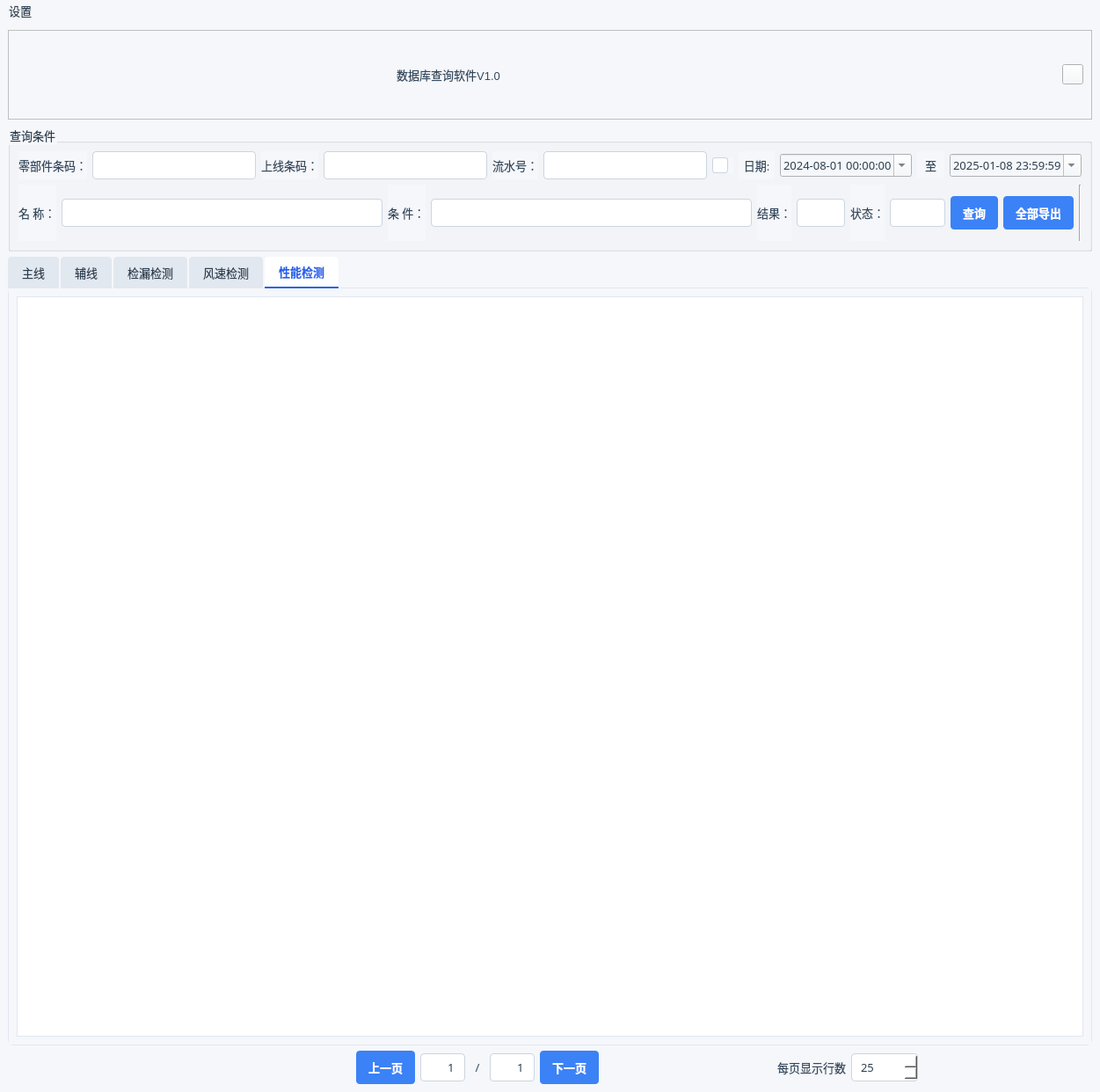
<?xml version="1.0" encoding="UTF-8"?>
<ui version="4.0">
 <class>MainWindow</class>
 <widget class="QMainWindow" name="MainWindow">
  <property name="geometry">
   <rect>
    <x>0</x>
    <y>0</y>
    <width>1251</width>
    <height>1242</height>
   </rect>
  </property>
  <property name="windowTitle">
   <string>MainWindow</string>
  </property>
  <property name="styleSheet">
   <string notr="true">/* -------------------------- 全局基础样式 -------------------------- */
QWidget {
    font-family: &quot;Microsoft YaHei&quot;;
    font-size: 13px;
    color: #2c3e50;
    background-color: #f5f7fa;
}

/* -------------------------- 标题栏 -------------------------- */
QFrame#frame_title {
    background-color: #d1e3f8;
    border-radius: 6px;
}

QLabel#label_title {
    font-size: 16px;
    font-weight: bold;
    color: #2d3748;
}

/* -------------------------- 标签文字 -------------------------- */
QLabel {
    color: #34495e;
}

/* -------------------------- 输入框 / 日期框 / 时间框 -------------------------- */
QLineEdit,
QDateEdit,
QTimeEdit,
QSpinBox {
    background-color: #ffffff;
    border: 1px solid #cbd5e1;
    border-radius: 4px;
    padding: 4px 8px;
    min-height: 22px;
}

QLineEdit:focus,
QDateEdit:focus,
QTimeEdit:focus {
    border: 1px solid #3b82f6;
    background-color: #eff6ff;
}

/* -------------------------- 下拉框 -------------------------- */
QComboBox {
    background-color: #ffffff;
    border: 1px solid #cbd5e1;
    border-radius: 4px;
    padding: 4px 8px;
    min-height: 22px;
}

QComboBox::drop-down {
    border: none;
}

QComboBox::down-arrow {
    image: url(:/icons/arrow_down);
    width: 10px;
    height: 10px;
}

QComboBox QAbstractItemView {
    background-color: #ffffff;
    border: 1px solid #cbd5e1;
    selection-background-color: #3b82f6;
    selection-color: #ffffff;
}

/* -------------------------- 复选框 -------------------------- */
QCheckBox {
    spacing: 6px;
}

QCheckBox::indicator {
    width: 16px;
    height: 16px;
    border: 1px solid #cbd5e1;
    border-radius: 3px;
    background-color: #ffffff;
}

QCheckBox::indicator:checked {
    background-color: #3b82f6;
    border-color: #3b82f6;
    image: url(:/icons/check);
}

/* -------------------------- 按钮（主按钮） -------------------------- */
QPushButton {
    background-color: #3b82f6;
    color: #ffffff;
    border: none;
    border-radius: 4px;
    padding: 6px 14px;
    min-height: 26px;
    font-weight: bold;
}

QPushButton:hover {
    background-color: #2563eb;
}

QPushButton:pressed {
    background-color: #1d4ed8;
}

/* -------------------------- 灰色按钮（辅助按钮） -------------------------- */
QPushButton#btn_gray {
    background-color: #64748b;
}

QPushButton#btn_gray:hover {
    background-color: #475569;
}

/* -------------------------- TabWidget 标签页 -------------------------- */
QTabWidget::pane {
    border: 1px solid #e2e8f0;
    background-color: #ffffff;
    border-radius: 6px;
    top: -1px;
}

QTabBar::tab {
    background-color: #e2e8f0;
    padding: 8px 16px;
    margin-right: 2px;
    border-top-left-radius: 4px;
    border-top-right-radius: 4px;
}

QTabBar::tab:selected {
    background-color: #ffffff;
    color: #2563eb;
    font-weight: bold;
    border-bottom: 2px solid #2563eb;
}

/* -------------------------- 表格 -------------------------- */
QTableView {
    background-color: #ffffff;
    border: 1px solid #e2e8f0;
    gridline-color: #f1f5f9;
    alternate-background-color: #f8fafc;
}

QTableView::item {
    padding: 4px;
}

QTableView::item:selected {
    background-color: #dbeafe;
    color: #1e3a8a;
}

QHeaderView::section {
    background-color: #f1f5f9;
    border: 1px solid #e2e8f0;
    padding: 6px;
    font-weight: bold;
    color: #334155;
}

/* --------------------------  滚动条 -------------------------- */
QScrollBar:vertical {
    width: 12px;
    background-color: #f8fafc;
    margin: 6px 2px 6px 2px;  /* 关键：上下左右留白，不贴边界 */
    border-radius: 6px;
}

QScrollBar::handle:vertical {
    background-color: #94a3b8;
    border-radius: 4px;
    min-height: 30px;        /* 防止滑块太扁 */
    margin: 0px 3px 0px 3px; /* 左右内边距，不贴边 */
}

QScrollBar::add-line:vertical,
QScrollBar::sub-line:vertical {
    height: 0px;
    border: none;
}

QScrollBar::handle:vertical:hover {
    background-color: #64748b;
}

/* 水平滚动条（可选，自动统一） */
QScrollBar:horizontal {
    height: 12px;
    background-color: #f8fafc;
    margin: 2px 6px 2px 6px;
    border-radius: 6px;
}

QScrollBar::handle:horizontal {
    background-color: #94a3b8;
    border-radius: 4px;
    min-width: 30px;
    margin: 3px 0px 3px 0px;
}

QScrollBar::add-line:horizontal,
QScrollBar::sub-line:horizontal {
    width: 0px;
    border: none;
}</string>
  </property>
  <widget class="QWidget" name="centralwidget">
   <layout class="QGridLayout" name="gridLayout">
    <item row="4" column="0">
     <layout class="QVBoxLayout" name="verticalLayout" stretch="0,1,0,0,0">
      <item>
       <widget class="QFrame" name="frame">
        <property name="maximumSize">
         <size>
          <width>16777215</width>
          <height>102</height>
         </size>
        </property>
        <property name="frameShape">
         <enum>QFrame::StyledPanel</enum>
        </property>
        <property name="frameShadow">
         <enum>QFrame::Raised</enum>
        </property>
        <layout class="QGridLayout" name="gridLayout_4">
         <item row="5" column="8">
          <spacer name="horizontalSpacer_6">
           <property name="orientation">
            <enum>Qt::Horizontal</enum>
           </property>
           <property name="sizeHint" stdset="0">
            <size>
             <width>30</width>
             <height>20</height>
            </size>
           </property>
          </spacer>
         </item>
         <item row="5" column="11">
          <widget class="QToolButton" name="USER">
           <property name="text">
            <string/>
           </property>
           <property name="icon">
            <iconset resource="Resource.qrc">
             <normaloff>:/new/prefix1/image/user.svg</normaloff>:/new/prefix1/image/user.svg</iconset>
           </property>
           <property name="toolButtonStyle">
            <enum>Qt::ToolButtonTextUnderIcon</enum>
           </property>
           <property name="autoRaise">
            <bool>false</bool>
           </property>
          </widget>
         </item>
         <item row="5" column="3">
          <spacer name="horizontalSpacer_3">
           <property name="orientation">
            <enum>Qt::Horizontal</enum>
           </property>
           <property name="sizeHint" stdset="0">
            <size>
             <width>40</width>
             <height>20</height>
            </size>
           </property>
          </spacer>
         </item>
         <item row="5" column="0">
          <widget class="QLabel" name="label_10">
           <property name="minimumSize">
            <size>
             <width>0</width>
             <height>91</height>
            </size>
           </property>
           <property name="maximumSize">
            <size>
             <width>260</width>
             <height>270</height>
            </size>
           </property>
           <property name="styleSheet">
            <string notr="true">padding:0px;
width:30px;
hight:30px;</string>
           </property>
           <property name="text">
            <string/>
           </property>
           <property name="pixmap">
            <pixmap resource="Resource.qrc">:/new/prefix1/image/PINSEN.png</pixmap>
           </property>
          </widget>
         </item>
         <item row="5" column="10">
          <spacer name="horizontalSpacer_2">
           <property name="orientation">
            <enum>Qt::Horizontal</enum>
           </property>
           <property name="sizeHint" stdset="0">
            <size>
             <width>40</width>
             <height>20</height>
            </size>
           </property>
          </spacer>
         </item>
         <item row="5" column="1">
          <spacer name="horizontalSpacer_7">
           <property name="orientation">
            <enum>Qt::Horizontal</enum>
           </property>
           <property name="sizeHint" stdset="0">
            <size>
             <width>40</width>
             <height>20</height>
            </size>
           </property>
          </spacer>
         </item>
         <item row="5" column="7">
          <spacer name="horizontalSpacer_4">
           <property name="orientation">
            <enum>Qt::Horizontal</enum>
           </property>
           <property name="sizeHint" stdset="0">
            <size>
             <width>40</width>
             <height>20</height>
            </size>
           </property>
          </spacer>
         </item>
         <item row="5" column="5">
          <widget class="QWidget" name="widget" native="true"/>
         </item>
         <item row="5" column="4">
          <widget class="QLabel" name="label">
           <property name="maximumSize">
            <size>
             <width>16777215</width>
             <height>50</height>
            </size>
           </property>
           <property name="font">
            <font>
             <family>Arial</family>
             <pointsize>30</pointsize>
             <weight>50</weight>
             <italic>false</italic>
             <bold>false</bold>
            </font>
           </property>
           <property name="styleSheet">
            <string notr="true">
font: 30pt &quot;Arial&quot;;
</string>
           </property>
           <property name="text">
            <string>数据库查询软件V1.0</string>
           </property>
           <property name="alignment">
            <set>Qt::AlignCenter</set>
           </property>
          </widget>
         </item>
        </layout>
       </widget>
      </item>
      <item>
       <widget class="QGroupBox" name="groupBox">
        <property name="maximumSize">
         <size>
          <width>16777215</width>
          <height>144</height>
         </size>
        </property>
        <property name="styleSheet">
         <string notr="true"/>
        </property>
        <property name="title">
         <string>查询条件</string>
        </property>
        <layout class="QGridLayout" name="gridLayout_3">
         <item row="2" column="0">
          <layout class="QVBoxLayout" name="verticalLayout_2">
           <item>
            <layout class="QHBoxLayout" name="horizontalLayout_2">
             <item>
              <layout class="QHBoxLayout" name="horizontalLayout_9">
               <item>
                <widget class="QLabel" name="label_2">
                 <property name="font">
                  <font>
                   <family>Microsoft YaHei</family>
                   <pointsize>-1</pointsize>
                  </font>
                 </property>
                 <property name="text">
                  <string>零部件条码：</string>
                 </property>
                </widget>
               </item>
               <item>
                <widget class="QLineEdit" name="lineEdit_ComCode">
                 <property name="font">
                  <font>
                   <family>Microsoft YaHei</family>
                   <pointsize>-1</pointsize>
                  </font>
                 </property>
                </widget>
               </item>
               <item>
                <layout class="QHBoxLayout" name="horizontalLayout_10"/>
               </item>
               <item>
                <widget class="QLabel" name="label_3">
                 <property name="font">
                  <font>
                   <family>Microsoft YaHei</family>
                   <pointsize>-1</pointsize>
                  </font>
                 </property>
                 <property name="text">
                  <string>上线条码：</string>
                 </property>
                </widget>
               </item>
               <item>
                <widget class="QLineEdit" name="lineEdit_OnlineCode">
                 <property name="font">
                  <font>
                   <family>Microsoft YaHei</family>
                   <pointsize>-1</pointsize>
                  </font>
                 </property>
                </widget>
               </item>
               <item>
                <layout class="QHBoxLayout" name="horizontalLayout_11"/>
               </item>
               <item>
                <widget class="QLabel" name="label_5">
                 <property name="font">
                  <font>
                   <family>Microsoft YaHei</family>
                   <pointsize>-1</pointsize>
                  </font>
                 </property>
                 <property name="text">
                  <string>流水号：</string>
                 </property>
                </widget>
               </item>
               <item>
                <widget class="QLineEdit" name="lineEdit_SerialN">
                 <property name="font">
                  <font>
                   <family>Microsoft YaHei</family>
                   <pointsize>-1</pointsize>
                  </font>
                 </property>
                </widget>
               </item>
               <item>
                <layout class="QHBoxLayout" name="horizontalLayout">
                 <item>
                  <layout class="QHBoxLayout" name="horizontalLayout_12"/>
                 </item>
                 <item>
                  <widget class="QCheckBox" name="ChB_date">
                   <property name="text">
                    <string/>
                   </property>
                  </widget>
                 </item>
                 <item>
                  <widget class="QLabel" name="led_sql_4">
                   <property name="minimumSize">
                    <size>
                     <width>41</width>
                     <height>0</height>
                    </size>
                   </property>
                   <property name="maximumSize">
                    <size>
                     <width>41</width>
                     <height>16777215</height>
                    </size>
                   </property>
                   <property name="font">
                    <font>
                     <family>Microsoft YaHei</family>
                     <pointsize>-1</pointsize>
                     <weight>50</weight>
                     <bold>false</bold>
                    </font>
                   </property>
                   <property name="styleSheet">
                    <string notr="true">padding:=10px;</string>
                   </property>
                   <property name="frameShape">
                    <enum>QFrame::NoFrame</enum>
                   </property>
                   <property name="text">
                    <string>日期:</string>
                   </property>
                   <property name="textFormat">
                    <enum>Qt::AutoText</enum>
                   </property>
                   <property name="alignment">
                    <set>Qt::AlignCenter</set>
                   </property>
                   <property name="margin">
                    <number>-5</number>
                   </property>
                  </widget>
                 </item>
                 <item>
                  <widget class="QDateTimeEdit" name="dateEdit_Begin">
                   <property name="font">
                    <font>
                     <family>Microsoft YaHei</family>
                     <pointsize>-1</pointsize>
                    </font>
                   </property>
                   <property name="date">
                    <date>
                     <year>2024</year>
                     <month>8</month>
                     <day>1</day>
                    </date>
                   </property>
                   <property name="displayFormat">
                    <string>yyyy-MM-dd HH:mm:ss</string>
                   </property>
                   <property name="calendarPopup">
                    <bool>true</bool>
                   </property>
                  </widget>
                 </item>
                 <item>
                  <widget class="QLabel" name="led_sql_2">
                   <property name="minimumSize">
                    <size>
                     <width>31</width>
                     <height>31</height>
                    </size>
                   </property>
                   <property name="maximumSize">
                    <size>
                     <width>31</width>
                     <height>31</height>
                    </size>
                   </property>
                   <property name="font">
                    <font>
                     <family>Microsoft YaHei</family>
                     <pointsize>-1</pointsize>
                     <weight>50</weight>
                     <bold>false</bold>
                    </font>
                   </property>
                   <property name="frameShape">
                    <enum>QFrame::NoFrame</enum>
                   </property>
                   <property name="text">
                    <string>至</string>
                   </property>
                   <property name="textFormat">
                    <enum>Qt::AutoText</enum>
                   </property>
                   <property name="alignment">
                    <set>Qt::AlignCenter</set>
                   </property>
                  </widget>
                 </item>
                 <item>
                  <widget class="QDateTimeEdit" name="dateEdit_End">
                   <property name="font">
                    <font>
                     <family>Microsoft YaHei</family>
                     <pointsize>-1</pointsize>
                    </font>
                   </property>
                   <property name="date">
                    <date>
                     <year>2025</year>
                     <month>1</month>
                     <day>8</day>
                    </date>
                   </property>
                   <property name="time">
                    <time>
                     <hour>23</hour>
                     <minute>59</minute>
                     <second>59</second>
                    </time>
                   </property>
                   <property name="displayFormat">
                    <string>yyyy-MM-dd HH:mm:ss</string>
                   </property>
                   <property name="calendarPopup">
                    <bool>true</bool>
                   </property>
                  </widget>
                 </item>
                </layout>
               </item>
              </layout>
             </item>
            </layout>
           </item>
           <item>
            <layout class="QHBoxLayout" name="horizontalLayout_3">
             <item>
              <widget class="QLabel" name="label_6">
               <property name="font">
                <font>
                 <family>Microsoft YaHei</family>
                 <pointsize>-1</pointsize>
                </font>
               </property>
               <property name="text">
                <string>&lt;html&gt;&lt;head/&gt;&lt;body&gt;&lt;p align=&quot;justify&quot;&gt;名 称：&lt;/p&gt;&lt;/body&gt;&lt;/html&gt;</string>
               </property>
              </widget>
             </item>
             <item>
              <widget class="QLineEdit" name="lineEdit_Name">
               <property name="minimumSize">
                <size>
                 <width>0</width>
                 <height>32</height>
                </size>
               </property>
               <property name="maximumSize">
                <size>
                 <width>16777215</width>
                 <height>16777215</height>
                </size>
               </property>
               <property name="font">
                <font>
                 <family>Microsoft YaHei</family>
                 <pointsize>-1</pointsize>
                </font>
               </property>
              </widget>
             </item>
             <item>
              <widget class="QLabel" name="label_7">
               <property name="font">
                <font>
                 <family>Microsoft YaHei</family>
                 <pointsize>-1</pointsize>
                </font>
               </property>
               <property name="text">
                <string>&lt;html&gt;&lt;head/&gt;&lt;body&gt;&lt;p align=&quot;justify&quot;&gt;条 件：&lt;/p&gt;&lt;/body&gt;&lt;/html&gt;</string>
               </property>
              </widget>
             </item>
             <item>
              <widget class="QLineEdit" name="lineEdit_Condition">
               <property name="font">
                <font>
                 <family>Microsoft YaHei</family>
                 <pointsize>-1</pointsize>
                </font>
               </property>
               <property name="autoFillBackground">
                <bool>false</bool>
               </property>
              </widget>
             </item>
             <item>
              <widget class="QLabel" name="label_8">
               <property name="font">
                <font>
                 <family>Microsoft YaHei</family>
                 <pointsize>-1</pointsize>
                </font>
               </property>
               <property name="text">
                <string>结果：</string>
               </property>
              </widget>
             </item>
             <item>
              <widget class="QComboBox" name="comboBox_Result">
               <property name="font">
                <font>
                 <family>Microsoft YaHei</family>
                 <pointsize>-1</pointsize>
                </font>
               </property>
               <item>
                <property name="text">
                 <string/>
                </property>
               </item>
               <item>
                <property name="text">
                 <string>OK</string>
                </property>
               </item>
               <item>
                <property name="text">
                 <string>NG</string>
                </property>
               </item>
              </widget>
             </item>
             <item>
              <widget class="QLabel" name="label_9">
               <property name="font">
                <font>
                 <family>Microsoft YaHei</family>
                 <pointsize>-1</pointsize>
                </font>
               </property>
               <property name="text">
                <string>状态：</string>
               </property>
              </widget>
             </item>
             <item>
              <widget class="QComboBox" name="comboBox_Status">
               <property name="font">
                <font>
                 <family>Microsoft YaHei</family>
                 <pointsize>-1</pointsize>
                </font>
               </property>
               <item>
                <property name="text">
                 <string/>
                </property>
               </item>
               <item>
                <property name="text">
                 <string>正常</string>
                </property>
               </item>
               <item>
                <property name="text">
                 <string>返修</string>
                </property>
               </item>
              </widget>
             </item>
             <item>
              <widget class="QPushButton" name="Btn_Find">
               <property name="styleSheet">
                <string notr="true">board :100px;</string>
               </property>
               <property name="text">
                <string>查询</string>
               </property>
              </widget>
             </item>
             <item>
              <widget class="QPushButton" name="pushButton">
               <property name="font">
                <font>
                 <family>Microsoft YaHei</family>
                 <pointsize>-1</pointsize>
                 <weight>75</weight>
                 <bold>true</bold>
                </font>
               </property>
               <property name="text">
                <string>全部导出</string>
               </property>
              </widget>
             </item>
             <item>
              <widget class="QFrame" name="frame_6">
               <property name="styleSheet">
                <string notr="true"/>
               </property>
               <property name="frameShape">
                <enum>QFrame::VLine</enum>
               </property>
               <property name="frameShadow">
                <enum>QFrame::Sunken</enum>
               </property>
              </widget>
             </item>
            </layout>
           </item>
          </layout>
         </item>
        </layout>
       </widget>
      </item>
      <item>
       <widget class="QTabWidget" name="tabWidget">
        <property name="minimumSize">
         <size>
          <width>0</width>
          <height>840</height>
         </size>
        </property>
        <property name="font">
         <font>
          <family>Microsoft YaHei</family>
          <pointsize>-1</pointsize>
         </font>
        </property>
        <property name="styleSheet">
         <string notr="true"/>
        </property>
        <property name="currentIndex">
         <number>4</number>
        </property>
        <widget class="QWidget" name="tab">
         <attribute name="title">
          <string>主线</string>
         </attribute>
         <layout class="QGridLayout" name="gridLayout_5">
          <item row="0" column="0">
           <widget class="QTableView" name="tableView_Work"/>
          </item>
          <item row="1" column="0">
           <spacer name="horizontalSpacer_9">
            <property name="orientation">
             <enum>Qt::Horizontal</enum>
            </property>
            <property name="sizeHint" stdset="0">
             <size>
              <width>40</width>
              <height>20</height>
             </size>
            </property>
           </spacer>
          </item>
         </layout>
        </widget>
        <widget class="QWidget" name="tab_3">
         <attribute name="title">
          <string>辅线</string>
         </attribute>
         <layout class="QGridLayout" name="gridLayout_6">
          <item row="1" column="0">
           <layout class="QHBoxLayout" name="horizontalLayout_5">
            <item>
             <widget class="QTableView" name="tableView_SJ1"/>
            </item>
           </layout>
          </item>
         </layout>
        </widget>
        <widget class="QWidget" name="tab_4">
         <attribute name="title">
          <string>检漏检测</string>
         </attribute>
         <layout class="QGridLayout" name="gridLayout_7">
          <item row="1" column="0">
           <layout class="QHBoxLayout" name="horizontalLayout_6"/>
          </item>
          <item row="0" column="0">
           <widget class="QTableView" name="tableView_JL"/>
          </item>
         </layout>
        </widget>
        <widget class="QWidget" name="tab_5">
         <attribute name="title">
          <string>风速检测</string>
         </attribute>
         <layout class="QGridLayout" name="gridLayout_8">
          <item row="4" column="0">
           <layout class="QHBoxLayout" name="horizontalLayout_7"/>
          </item>
          <item row="1" column="0">
           <widget class="QTableView" name="tableView_FS2"/>
          </item>
          <item row="0" column="0">
           <widget class="QTableView" name="tableView_FS1"/>
          </item>
         </layout>
        </widget>
        <widget class="QWidget" name="tab_6">
         <attribute name="title">
          <string>性能检测</string>
         </attribute>
         <layout class="QGridLayout" name="gridLayout_9">
          <item row="0" column="0">
           <widget class="QTableView" name="tableView_DJ1"/>
          </item>
         </layout>
        </widget>
       </widget>
      </item>
      <item>
       <layout class="QHBoxLayout" name="horizontalLayout_24"/>
      </item>
      <item>
       <layout class="QHBoxLayout" name="horizontalLayout_8">
        <item>
         <spacer name="horizontalSpacer_5">
          <property name="orientation">
           <enum>Qt::Horizontal</enum>
          </property>
          <property name="sizeHint" stdset="0">
           <size>
            <width>40</width>
            <height>20</height>
           </size>
          </property>
         </spacer>
        </item>
        <item>
         <spacer name="horizontalSpacer_8">
          <property name="orientation">
           <enum>Qt::Horizontal</enum>
          </property>
          <property name="sizeHint" stdset="0">
           <size>
            <width>40</width>
            <height>20</height>
           </size>
          </property>
         </spacer>
        </item>
        <item>
         <widget class="QPushButton" name="Btn_PageUp">
          <property name="minimumSize">
           <size>
            <width>0</width>
            <height>38</height>
           </size>
          </property>
           <property name="maximumSize">
            <size>
             <width>16777215</width>
             <height>16777215</height>
            </size>
           </property>
           <property name="font">
            <font>
             <family>Microsoft YaHei</family>
             <pointsize>-1</pointsize>
             <weight>75</weight>
             <bold>true</bold>
             <underline>false</underline>
            </font>
           </property>
           <property name="text">
            <string>上一页</string>
           </property>
           <property name="icon">
            <iconset>
             <normaloff>:/Pictrue/last.png</normaloff>:/Pictrue/last.png</iconset>
           </property>
           <property name="autoDefault">
            <bool>false</bool>
           </property>
           <property name="default">
            <bool>false</bool>
           </property>
           <property name="flat">
            <bool>false</bool>
           </property>
          </widget>
         </item>
         <item>
          <widget class="QSpinBox" name="CurPage">
           <property name="enabled">
            <bool>false</bool>
           </property>
           <property name="minimumSize">
            <size>
             <width>0</width>
             <height>32</height>
            </size>
           </property>
           <property name="maximumSize">
            <size>
             <width>51</width>
             <height>16777215</height>
            </size>
          </property>
          <property name="font">
           <font>
            <family>Microsoft YaHei</family>
            <pointsize>-1</pointsize>
            <weight>50</weight>
            <bold>false</bold>
            <underline>false</underline>
           </font>
          </property>
          <property name="frame">
           <bool>true</bool>
          </property>
          <property name="alignment">
           <set>Qt::AlignRight|Qt::AlignTrailing|Qt::AlignVCenter</set>
          </property>
          <property name="readOnly">
           <bool>true</bool>
          </property>
          <property name="buttonSymbols">
           <enum>QAbstractSpinBox::NoButtons</enum>
          </property>
          <property name="accelerated">
           <bool>false</bool>
          </property>
          <property name="minimum">
           <number>1</number>
          </property>
          <property name="maximum">
           <number>1000</number>
          </property>
         </widget>
        </item>
        <item>
         <widget class="QLabel" name="label_4">
          <property name="minimumSize">
           <size>
            <width>16</width>
            <height>0</height>
           </size>
          </property>
          <property name="font">
           <font>
            <family>Microsoft YaHei</family>
            <pointsize>-1</pointsize>
           </font>
          </property>
          <property name="text">
           <string>/</string>
          </property>
          <property name="alignment">
           <set>Qt::AlignCenter</set>
          </property>
         </widget>
        </item>
        <item>
          <widget class="QSpinBox" name="CurPage_2">
           <property name="enabled">
            <bool>false</bool>
           </property>
           <property name="minimumSize">
            <size>
             <width>0</width>
             <height>32</height>
            </size>
           </property>
           <property name="maximumSize">
            <size>
             <width>51</width>
             <height>16777215</height>
            </size>
          </property>
          <property name="font">
           <font>
            <family>Microsoft YaHei</family>
            <pointsize>-1</pointsize>
            <weight>50</weight>
            <bold>false</bold>
            <underline>false</underline>
           </font>
          </property>
          <property name="frame">
           <bool>true</bool>
          </property>
          <property name="alignment">
           <set>Qt::AlignRight|Qt::AlignTrailing|Qt::AlignVCenter</set>
          </property>
          <property name="readOnly">
           <bool>true</bool>
          </property>
          <property name="buttonSymbols">
           <enum>QAbstractSpinBox::NoButtons</enum>
          </property>
          <property name="accelerated">
           <bool>false</bool>
          </property>
          <property name="minimum">
           <number>1</number>
          </property>
          <property name="maximum">
           <number>1000</number>
          </property>
         </widget>
        </item>
        <item>
          <widget class="QPushButton" name="Btn_PageDown">
           <property name="minimumSize">
            <size>
             <width>0</width>
             <height>38</height>
            </size>
           </property>
           <property name="maximumSize">
            <size>
             <width>16777215</width>
             <height>16777215</height>
            </size>
          </property>
          <property name="font">
           <font>
            <family>Microsoft YaHei</family>
            <pointsize>-1</pointsize>
            <weight>75</weight>
            <bold>true</bold>
            <underline>false</underline>
           </font>
          </property>
          <property name="text">
           <string>下一页</string>
          </property>
          <property name="icon">
           <iconset>
            <normaloff>:/Pictrue/next.png</normaloff>:/Pictrue/next.png</iconset>
          </property>
          <property name="autoDefault">
           <bool>false</bool>
          </property>
          <property name="default">
           <bool>false</bool>
          </property>
          <property name="flat">
           <bool>false</bool>
          </property>
         </widget>
        </item>
        <item>
         <spacer name="horizontalSpacer_10">
          <property name="orientation">
           <enum>Qt::Horizontal</enum>
          </property>
          <property name="sizeHint" stdset="0">
           <size>
            <width>40</width>
            <height>20</height>
           </size>
          </property>
         </spacer>
        </item>
        <item>
         <widget class="QLabel" name="label_14">
          <property name="minimumSize">
           <size>
            <width>0</width>
            <height>31</height>
           </size>
          </property>
          <property name="font">
           <font>
            <family>Microsoft YaHei</family>
            <pointsize>-1</pointsize>
           </font>
          </property>
          <property name="text">
           <string>每页显示行数</string>
          </property>
         </widget>
        </item>
        <item>
         <widget class="QSpinBox" name="allPage">
          <property name="sizePolicy">
           <sizepolicy hsizetype="Preferred" vsizetype="Preferred">
            <horstretch>0</horstretch>
            <verstretch>0</verstretch>
           </sizepolicy>
          </property>
          <property name="minimumSize">
           <size>
            <width>41</width>
            <height>32</height>
           </size>
          </property>
          <property name="maximumSize">
           <size>
            <width>16777215</width>
            <height>31</height>
           </size>
          </property>
          <property name="font">
           <font>
            <family>Microsoft YaHei</family>
            <pointsize>-1</pointsize>
           </font>
          </property>
          <property name="readOnly">
           <bool>false</bool>
          </property>
          <property name="minimum">
           <number>10</number>
          </property>
          <property name="maximum">
           <number>10000</number>
          </property>
          <property name="singleStep">
           <number>5</number>
          </property>
          <property name="value">
           <number>25</number>
          </property>
         </widget>
        </item>
        <item>
         <spacer name="horizontalSpacer">
          <property name="orientation">
           <enum>Qt::Horizontal</enum>
          </property>
          <property name="sizeHint" stdset="0">
           <size>
            <width>40</width>
            <height>20</height>
           </size>
          </property>
         </spacer>
        </item>
       </layout>
      </item>
     </layout>
    </item>
   </layout>
  </widget>
  <widget class="QMenuBar" name="menubar">
   <property name="geometry">
    <rect>
     <x>0</x>
     <y>0</y>
     <width>1251</width>
     <height>25</height>
    </rect>
   </property>
   <widget class="QMenu" name="menu">
    <property name="title">
     <string>设置</string>
    </property>
    <addaction name="actions_SQL"/>
    <addaction name="separator"/>
   </widget>
   <addaction name="menu"/>
  </widget>
  <action name="actions_SQL">
   <property name="text">
    <string>数据库</string>
   </property>
  </action>
 </widget>
 <resources>
  <include location="Resource.qrc"/>
 </resources>
 <connections/>
</ui>
